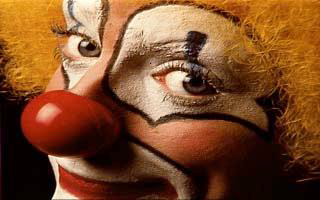
//> input picture image.png, 320 x 200 px
$ ./main   (built with g++ and OpenCV 4)
//> lines starting //> are read from the running program, lines starting //| are printed output that depends on the picture; after the words box and inside, x2 and y2 are one past the last pixel; in counts of white or black regions, pixels touching at a corner belong together
#include <iostream>
#include <opencv2/opencv.hpp>

using namespace cv;

void showImg(cv::Mat& img,const std::string& name){
	cv::namedWindow(name.c_str());
	cv::imshow(name.c_str(),img);
}

void expand_img_to_optimal(cv::Mat& padded,cv::Mat& img) {
	int row = cv::getOptimalDFTSize(img.rows);
	int col = cv::getOptimalDFTSize(img.cols);
	cv::copyMakeBorder(img,padded,0,row - img.rows,0,col - img.cols,cv::BORDER_CONSTANT,cv::Scalar::all(0));
}

void crop_and_rearrange(cv::Mat& magI)
{
	magI = magI(cv::Rect(0, 0, magI.cols & -2, magI.rows & -2));
    int cx = magI.cols/2;
    int cy = magI.rows/2;
		cv::Mat q0(magI, cv::Rect(0, 0, cx, cy));
		cv::Mat q1(magI, cv::Rect(cx, 0, cx, cy));  // Top-Right
    cv::Mat q2(magI, cv::Rect(0, cy, cx, cy));  // Bottom-Left
    cv::Mat q3(magI, cv::Rect(cx, cy, cx, cy)); // Bottom-Right
    cv::Mat tmp;                           // swap quadrants (Top-Left with Bottom-Right)
    q0.copyTo(tmp);
    q3.copyTo(q0);
    tmp.copyTo(q3);
    q1.copyTo(tmp);                    // swap quadrant (Top-Right with Bottom-Left)
    q2.copyTo(q1);
    tmp.copyTo(q2);

}

void lowpassFilter( cv::Mat& dft_filter,int distance){
	cv::Mat tmp = cv::Mat(dft_filter.rows,dft_filter.cols,CV_32F);
	cv::Point center = cv::Point(dft_filter.rows/2,dft_filter.cols/2);
	double radius;
	for(int i = 0; i < dft_filter.rows; ++i) {
		for(int j = 0; j < dft_filter.cols; ++j) {
			radius = (double)(sqrt(pow((i-center.x),2.0)+pow((j-center.y),2.0)));
			if(radius < distance)
				tmp.at<float>(i,j) = 1.0;
			else
				tmp.at<float>(i,j) = 0.0;
		}
	}
	cv::Mat toMerge[] = {tmp,tmp};
	cv::merge(toMerge,2,dft_filter); //since we are dealing with Two Channel image which is greyscale
}

void highpassFilter( cv::Mat& dft_filter,int distance){
	cv::Mat tmp = cv::Mat(dft_filter.rows,dft_filter.cols,CV_32F);
	cv::Point center = cv::Point(dft_filter.rows/2,dft_filter.cols/2);
	double radius;
	for(int i = 0; i < dft_filter.rows;++i) {
		for(int j = 0; j < dft_filter.cols;++j) {
			radius = (double)(sqrt(pow((i-center.x),2.0)+pow((j-center.y),2.0)));
			if(radius > distance)
				tmp.at<float>(i,j) = 1.0;
			else
				tmp.at<float>(i,j) = 0.0;
		}
	}
	cv::Mat toMerge[] = {tmp,tmp};
	cv::merge(toMerge,2,dft_filter); //since we are dealing with Two Channel image which is greyscale
}

cv::Mat fourier_transform(cv::Mat& img) {
	cv::Mat padded;
	expand_img_to_optimal(padded,img);

	// Since the result of Fourier Transformation is in complex form we make two planes to hold  real and imaginary value
	cv::Mat planes[] = {cv::Mat_<float>(padded),cv::Mat::zeros(padded.size(),CV_32F)};
	cv::Mat complexI;
	cv::merge(planes,2,complexI);

	cv::dft(complexI,complexI,cv::DFT_COMPLEX_OUTPUT); // Fourier Transform

	return complexI;
}

void showMagnitudeSpectrum(cv::Mat& complexI,const std::string& name){
	cv::Mat p[2];

	cv::split(complexI,p);
	cv::magnitude(p[0],p[1],p[0]);
	cv::Mat magI = p[0];

	magI += cv::Scalar::all(1);
	cv::log(magI,magI);

	crop_and_rearrange(magI);

	cv::normalize(magI, magI, 0, 1, cv::NORM_MINMAX);
	showImg(magI,name.c_str());

}

void showPhaseSpectrum(cv::Mat& complexI, const std::string& name) {
    cv::Mat p[2];
    cv::split(complexI, p);

    cv::Mat phase;
    cv::phase(p[0], p[1], phase);

    crop_and_rearrange(phase);

    cv::normalize(phase, phase, 0, 1, cv::NORM_MINMAX);
    showImg(phase, name.c_str());
}


int main(int argc,char** argv){

	cv::Mat input_img,fourier_img;
	input_img = cv::imread("../image.png",cv::IMREAD_GRAYSCALE);
//> input_img: 200 rows x 320 cols, CV_8UC1; min 0, max 252, mean 86.3
	if(input_img.empty()) {
		fprintf(stderr,"Could not Open image\n\n");
		return -1;
	}

	showImg(input_img,"Input Image");

	cv::Mat complexI = fourier_transform(input_img);
//> in fourier_transform, `cv::Mat planes[] = {cv::Mat_<float>(padded),cv::Mat::zeros(padded.size..`: planes[1]: 200 rows x 320 cols, CV_32FC1; every value is 0
	showMagnitudeSpectrum(complexI,"Input Image Magnitude Spectrum");
    showPhaseSpectrum(complexI,"Input Image Phase Spectrum");
//> in crop_and_rearrange (call 2), `cv::Mat q1(magI, cv::Rect(cx, 0, cx, cy));`:
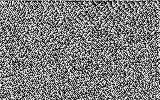
//> q1: 100 rows x 160 cols, CV_32FC1; min 0.000183, max 6.28, mean 3.09; drawn with min black and max white
//> in crop_and_rearrange (call 2), `cv::Mat q2(magI, cv::Rect(0, cy, cx, cy));`:
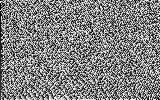
//> q2: 100 rows x 160 cols, CV_32FC1; min 0, max 6.28, mean 3.19; drawn with min black and max white
//> in crop_and_rearrange (call 2), `cv::Mat q3(magI, cv::Rect(cx, cy, cx, cy));`:
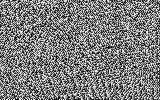
//> q3: 100 rows x 160 cols, CV_32FC1; min 0.000243, max 6.28, mean 3.09; drawn with min black and max white

	cv::Mat lowfilter = complexI.clone();
    cv::Mat highfilter = complexI.clone();
	lowpassFilter(lowfilter,30); //Our Low Pass Filter of Radius 30
//> after the loop in lowpassFilter, `for(int i = 0; i < dft_filter.rows; ++i)`:
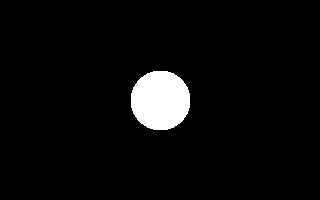
//> tmp: 200 rows x 320 cols, CV_32FC1; values 0 (black) and 1 (white), 4.4% white; 1 white region, box (x1, y1, x2, y2) and area: (131, 71, 190, 130) 2809
    highpassFilter(highfilter,15); //Our High Pass Filter of Radius 5
//> after the loop in highpassFilter, `for(int i = 0; i < dft_filter.rows;++i)`:
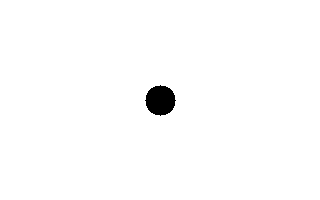
//> tmp: 200 rows x 320 cols, CV_32FC1; values 0 (black) and 1 (white), 98.9% white; 1 black region, box (x1, y1, x2, y2) and area: (145, 85, 176, 116) 709

	crop_and_rearrange(complexI);
    cv::Mat lowFilterImg;
    cv::Mat highFilterImg;

	cv::mulSpectrums(complexI,lowfilter,lowFilterImg,0); //Multiplying original image with filter image to get final image
	crop_and_rearrange(lowFilterImg);


	cv::mulSpectrums(complexI,highfilter,highFilterImg,0); //Multiplying original image with filter image to get final image
	crop_and_rearrange(highFilterImg);

	showMagnitudeSpectrum(lowFilterImg,"Low Pass Filter Image Magnitude Spectrum");
//> in showMagnitudeSpectrum (call 2), `cv::magnitude(p[0],p[1],p[0]);`: p[0]: 200 rows x 320 cols, CV_32FC1; min 0, max 7811693, mean 2289.4
//> in crop_and_rearrange (call 6), `q3.copyTo(q0);`: magI: 200 rows x 320 cols, CV_32FC1; min 0, max 14.66, mean 0.44
//> in crop_and_rearrange (call 6), `tmp.copyTo(q3);`: magI: 200 rows x 320 cols, CV_32FC1; min 0, max 15.87, mean 0.451
//> in crop_and_rearrange (call 6), `q2.copyTo(q1);`: magI: 200 rows x 320 cols, CV_32FC1; min 0, max 15.87, mean 0.451

	showMagnitudeSpectrum(highFilterImg,"High Pass Filter Image Magnitude Spectrum");
//> in showMagnitudeSpectrum (call 3), `cv::split(complexI,p);`:
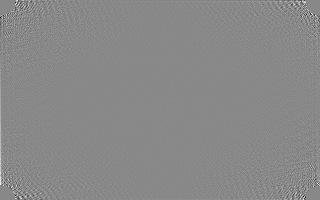
//> p[1]: 200 rows x 320 cols, CV_32FC1; min -114231.5, max 98572.3, mean 99; drawn with min black and max white
//> in showMagnitudeSpectrum (call 3), `cv::magnitude(p[0],p[1],p[0]);`:
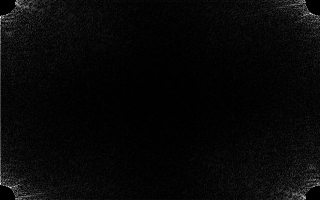
//> p[0]: 200 rows x 320 cols, CV_32FC1; min 0, max 139340.5, mean 4538.3; drawn with min black and max white


	cv::Mat planes0[2],imgOutput0;
    cv::Mat planes1[2],imgOutput1;

	cv::idft(lowFilterImg,lowFilterImg); //Reversing dft process to get our final image
    cv::idft(highFilterImg,highFilterImg); //Reversing dft process to get our final image


	cv::split(lowFilterImg,planes0);
	cv::normalize(planes0[0], imgOutput0, 0, 1, cv::NORM_MINMAX);


	cv::split(highFilterImg,planes1);
	cv::normalize(planes1[0], imgOutput1, 0, 1, cv::NORM_MINMAX);


	showImg(imgOutput0,"Low Pass Filter");
    showImg(imgOutput1,"High Pass Filter");
	cv::waitKey(0);
	cv::destroyAllWindows();
	return 0;
}
